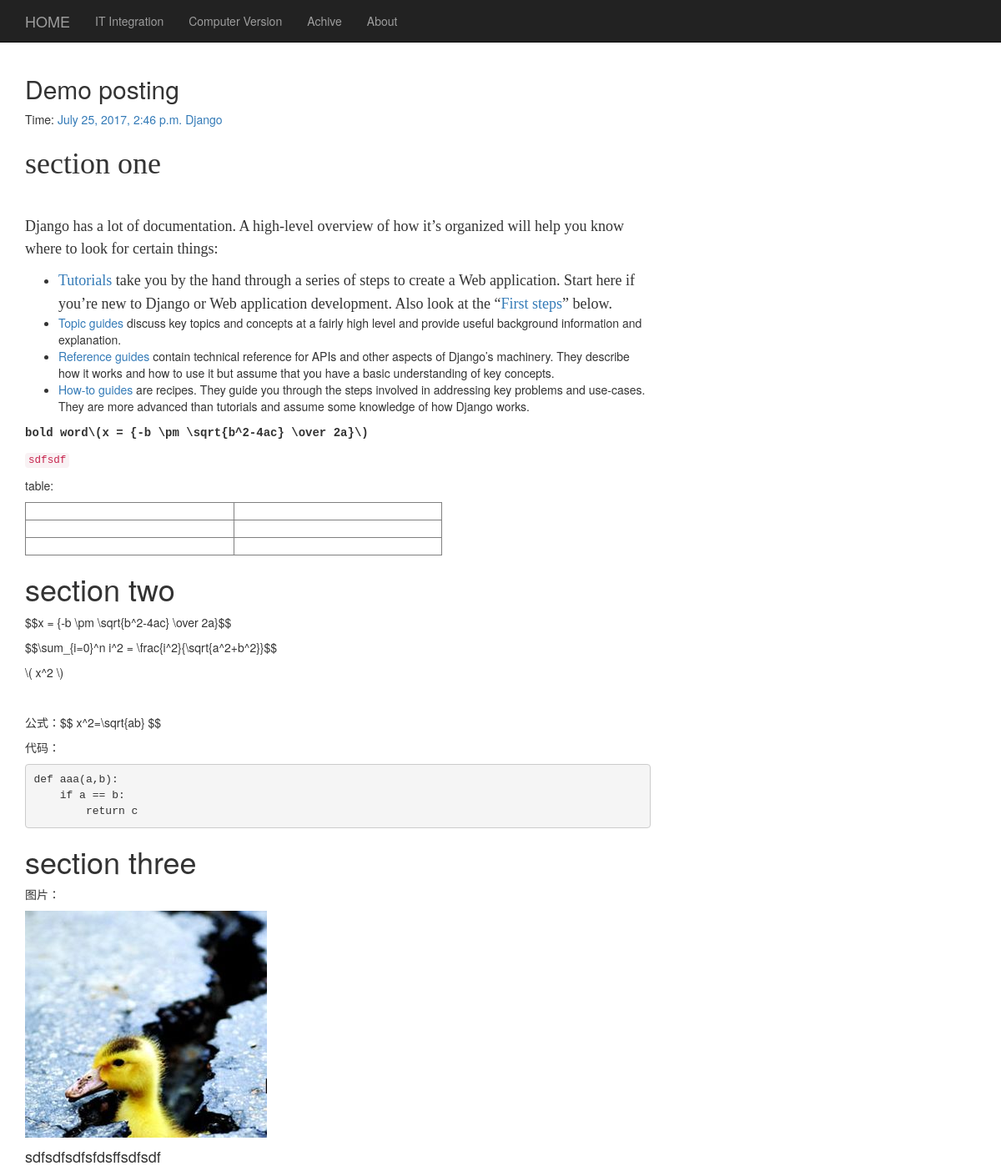
/1/, run on the app's committed database.
### blog/models.py (models this page shows, shortened)
class blog(models.Model):
    title = models.CharField(max_length = 100)
    category = models.CharField(max_length = 50, blank = True)
    date_time = models.DateTimeField(auto_now_add = True)
    abstract = models.TextField(blank = True, null = True)
    content = RichTextField()
    class Meta:
        ordering = ['-date_time']

### blog/views.py (the view)
# urls.py: url(r'^(?P<id>\d+)/$', views.detail, name = 'detail' ),
def detail(request, id):
    try:
        article = blog.objects.get(id=str(id))
    except blog.DoesNotExist:
        raise Http404
    template = loader.get_template('article.html')
    context = {
            'article': article,
            }
    return HttpResponse(template.render(context, request))

### blog/templates/article.html
{% extends "base.html" %}
{% block content %}
<div class="articles">
	<section class="article">
		<header class="article-header">
			<h2 class="article-title">
				{{ article.title }}
			</h2>
			<p class="article-meta">
				Time: <a class="article-time" href="#">{{ article.date_time }}</a>
				<a class="article-category" href="#">{{ article.category }}</a>
			</p>
		</header>
		<div class="article-content">
			<p>
				{{ article.content | safe}}
			</p>
		</div>
	</section>
</div>
{% endblock %}

### data on the page
blog: title "Demo posting", date_time "July 25, 2017, 2:46 p.m.", category "Django", content "section one Django has a lot of documentation. A high-level overview of how it’s organized will help you know where to look for certain things: Tutorials take you by the hand through a series of steps to create a Web application. Start here if you’re new to Django or Web application development. Also look at the “ First steps ” below. Topic guides discuss key topics and concepts at a fairly high level and provide useful background information and explanation. Reference guides contain technical reference for APIs and other aspects of Django’s machinery. They describe how it works and how to use it but assume that you have a basic understanding of key concepts. How-to guides are recipes. They…", content (picture)
